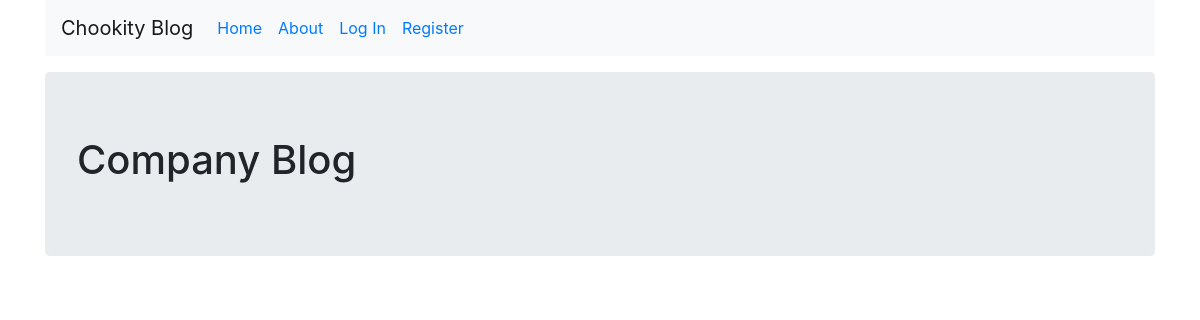
Before: / with the older database file.
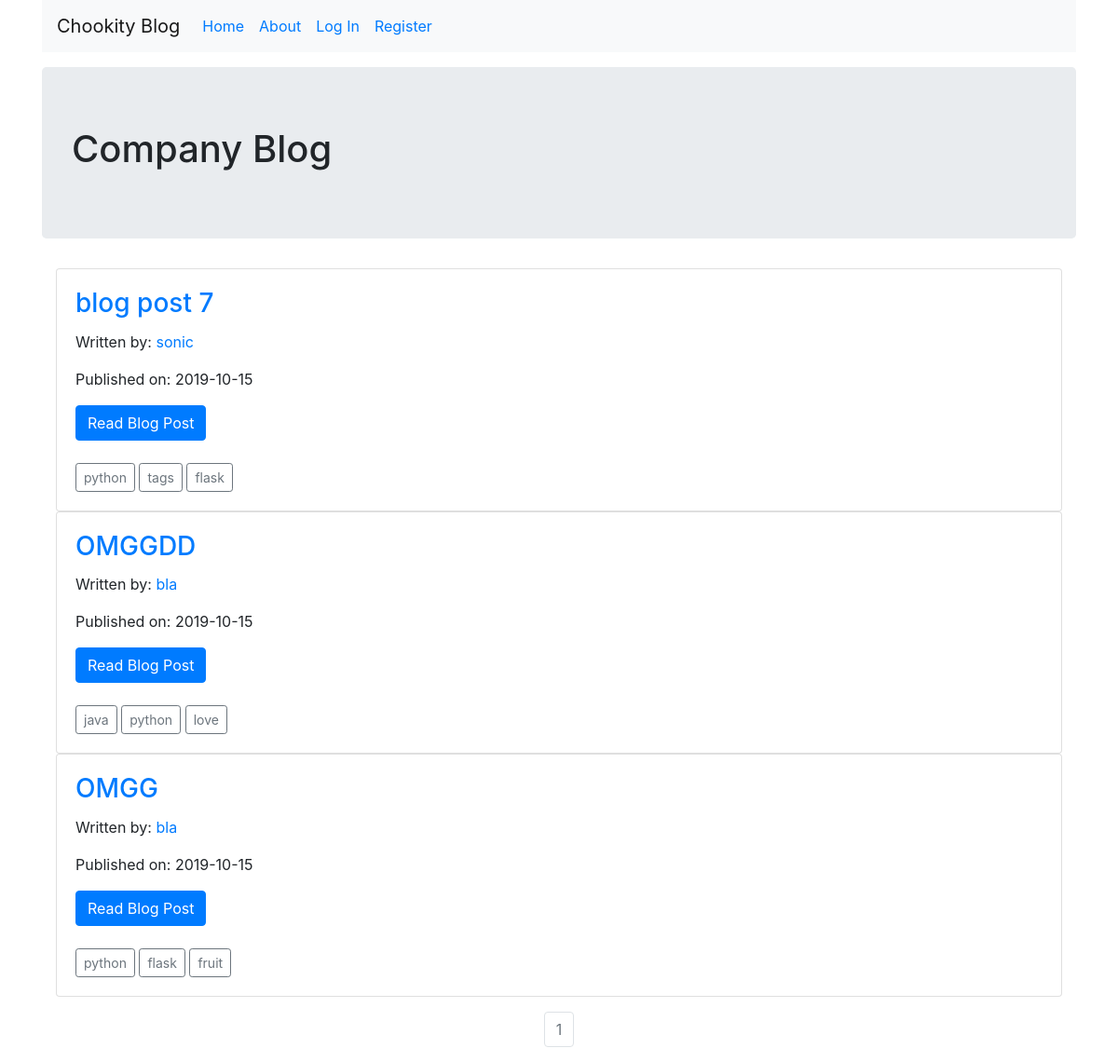
After: the same page with the newer database file.
### companyblog/models.py (models this page shows, shortened)
class BlogPost(db.Model):
    __tablename__ = 'blogpost'
    users = db.relationship(User)
    id = db.Column(db.Integer,primary_key=True)
    user_id = db.Column(db.Integer, db.ForeignKey('users.id'), nullable=False)
    date = db.Column(db.DateTime, nullable=False, default=datetime.utcnow)
    title = db.Column(db.String(140),nullable=False, unique=True)
    text = db.Column(db.Text,nullable=False)
    slug = db.Column(db.String(140), nullable=False)
    tags = db.relationship(
        'Tag', secondary=post_tag,
        backref=db.backref('posts', lazy='dynamic'), lazy='dynamic'
    )

class User(db.Model, UserMixin):
    __tablename__ = 'users'
    id = db.Column(db.Integer, primary_key=True)
    profile_image = db.Column(db.String(20), nullable=False, default='default_profile.png')
    email = db.Column(db.String(64), unique=True, index=True)
    username = db.Column(db.String(64),unique=True, index=True)
    password_hash = db.Column(db.String(128))
    posts = db.relationship('BlogPost', backref='author', lazy=True)

class Tag(db.Model):
    id = db.Column(db.Integer,primary_key=True)
    tag = db.Column(db.String(64), nullable=False, unique=True)

### companyblog/core/views.py (the view)
@core.route('/')
def index():
    page = request.args.get("page", 1, type=int)
    blog_posts = BlogPost.query.order_by(BlogPost.date.desc()).paginate(page=page, per_page=5)
    return render_template('index.html', blog_posts=blog_posts)

### companyblog/templates/index.html
{% extends "base.html" %}
{% from 'macros.html' import render_post %}
{% block content %}
    <div class="jumbotron">
        <h1>Company Blog</h1>
    </div>
    <div class="container">
        {% for post in blog_posts.items %}
            {{ render_post(post) }}
        {% endfor %}
    </div>
    <nav aria-label="Page navigation example">
            <ul class="pagination justify-content-center pt-3">
                {% for page_num in blog_posts.iter_pages(left_edge=1,right_edge=1,left_current=1,right_current=1) %}
                    {% if blog_posts.page == page_num %}
                    <li class='page-item disabled'>
                        <a class="page-link" href="{{url_for('core.index', page=page_num)}}">{{ page_num}}</a>
                    </li>
                    {% else %}
                    <li class='page-item'>
                            <a class="page-link" href="{{url_for('core.index', page=page_num)}}">{{ page_num}}</a>
                        </li>
                    {% endif %}
                {% endfor %}
            </ul>
        </nav>
{% endblock %}

### companyblog/templates/macros.html (shortened to what this page needs)
{% macro render_post(post) %}
    <div class="card">
        <div class="card-body">
          <h3 class="card-title"><a href="{{url_for('blog_posts.view_post', slug=post.slug)}}">{{post.title}}</a></h3>
          <p>Written by: <a href="{{url_for('users.user_posts', username=post.author.username)}}">{{post.author.username}}</a></p>
          <p>Published on: {{post.date.strftime('%Y-%m-%d')}}</p>
          <a href="{{url_for('blog_posts.view_post', slug=post.slug)}}" class="btn btn-primary">Read Blog Post</a><br>
          <br>
          {% with tags = post.tags %}
            {% for tag in tags %}
              <a href="{{url_for('blog_posts.posts_by_tag', tag=tag.tag)}}" class="btn btn-outline-secondary btn-sm">{{ tag.tag }}</a>
            {% endfor %}
          {% endwith %}
          <br>
        </div>
    </div>
{% endmacro %}

Changed rows visible on the page:
added BlogPost: title "blog post 7", author.username "sonic", date "2019-10-15"
added Tag: tag "python"
added Tag: tag "tags", shown under "blog post 7"
added Tag: tag "flask"
added BlogPost: title "OMGGDD", author.username "bla", date "2019-10-15"
added Tag: tag "java", shown under "OMGGDD"
added Tag: tag "love", shown under "OMGGDD"
added BlogPost: title "OMGG", author.username "bla", date "2019-10-15"
added Tag: tag "fruit", shown under "OMGG"
Other visible differences:
new list line: "1"
